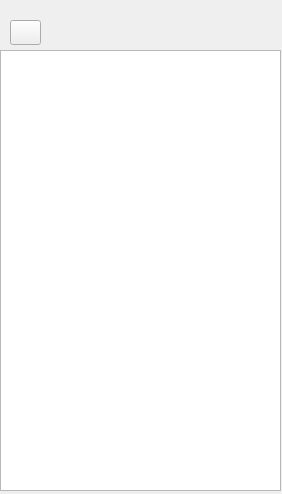
<?xml version="1.0" encoding="UTF-8"?>
<ui version="4.0">
 <class>playlist</class>
 <widget class="QWidget" name="playlist">
  <property name="geometry">
   <rect>
    <x>0</x>
    <y>0</y>
    <width>282</width>
    <height>494</height>
   </rect>
  </property>
  <property name="windowTitle">
   <string>My PlayList</string>
  </property>
  <widget class="QPushButton" name="btnAdd">
   <property name="geometry">
    <rect>
     <x>10</x>
     <y>20</y>
     <width>31</width>
     <height>25</height>
    </rect>
   </property>
   <property name="text">
    <string/>
   </property>
   <property name="icon">
    <iconset resource="resources.qrc">
     <normaloff>:/images/icons/plus.png</normaloff>:/images/icons/plus.png</iconset>
   </property>
  </widget>
  <widget class="QListWidget" name="lstPlayList">
   <property name="geometry">
    <rect>
     <x>0</x>
     <y>50</y>
     <width>281</width>
     <height>441</height>
    </rect>
   </property>
  </widget>
 </widget>
 <resources>
  <include location="resources.qrc"/>
 </resources>
 <connections/>
</ui>
